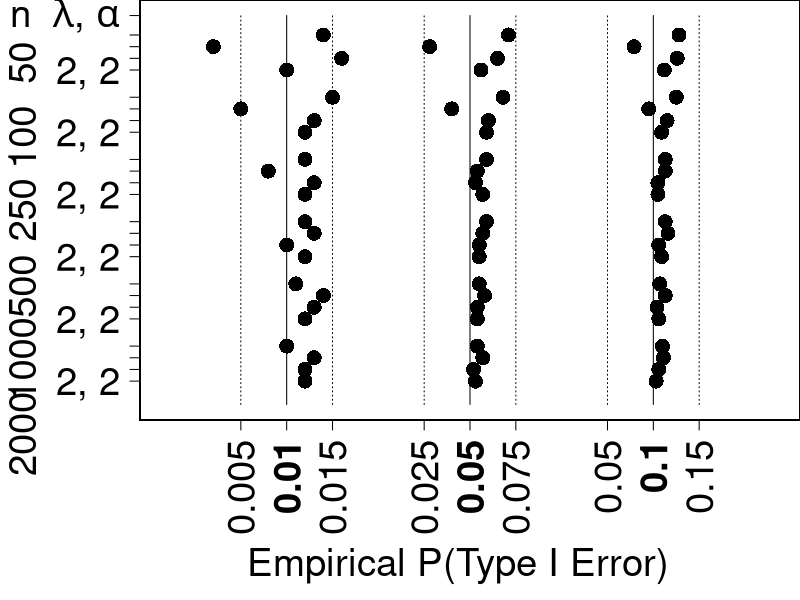

The R script that drew this image:
# The main program -------------------------------------------------------------
# The following code takes the Prob(type I error) from Table A8 and produces
# Figure 1 (right) in the main paper. The file "sizeztnb.csv", derived from 
# Table A8, must be in the working directory. This code produces a graphic file 
# "sizeztnb.png" in the working directory. 

getsize <- as.matrix(read.csv("data/sizeztnb.csv"))
png(file="sizeztnb.png", width=800, height=1000)

yvals <- c(0.95,0.92,.89,.86,.79,.76,.73,.7,.63,.6,.57,.54,.47,.44,.41,.38,.31,
           .28,.25,.22,.15,.12,.09,.06)
s01 <- matrix(c(getsize[,1],yvals),24,2)
s05 <- matrix(c(getsize[,2],yvals),24,2)
s10 <- matrix(c(getsize[,3],yvals),24,2)
s01[,1] <- 15 * (s01[,1] - .01) + .2
s05[,1] <- 3 * (s05[,1] - .05) + .5
s10[,1] <- 1.5 * (s10[,1] - .1) + .8
y <- rep(c(0.5,1,2,4),6)
rangex <- c(0,1)
rangey <- c(0,1)
par("oma" = c(2,2,0,0))
par("mar" = c(7,5,0,0))

line1 <- line1l <- line1r <- line2 <- line2l <- line2r <- line3 <- 
         line3l <- line3r <- matrix(ncol = 2, nrow = 2)

line1[1,1] <- 0.2
line1[1,2] <- 0
line1[2,1] <- 0.2
line1[2,2] <- 1

line1l[1,1] <- 0.125
line1l[1,2] <- 0
line1l[2,1] <- 0.125
line1l[2,2] <- 1

line1r[1,1] <- 0.275
line1r[1,2] <- 0
line1r[2,1] <- 0.275
line1r[2,2] <- 1

line2[1,1] <- 0.5
line2[1,2] <- 0
line2[2,1] <- 0.5
line2[2,2] <- 1

line2l[1,1] <- 0.425
line2l[1,2] <- 0
line2l[2,1] <- 0.425
line2l[2,2] <- 1

line2r[1,1] <- 0.575
line2r[1,2] <- 0
line2r[2,1] <- 0.575
line2r[2,2] <- 1

line3[1,1] <- 0.8
line3[1,2] <- 0
line3[2,1] <- 0.8
line3[2,2] <- 1

line3l[1,1] <- 0.725
line3l[1,2] <- 0
line3l[2,1] <- 0.725
line3l[2,2] <- 1

line3r[1,1] <- 0.875
line3r[1,2] <- 0
line3r[2,1] <- 0.875
line3r[2,2] <- 1

psize <- 2

plot(line1, type="l", col = 1, yaxt="n",xaxt="n",xlim=rangex,ylim=rangey,ylab="", xlab="")
par(new=TRUE)
plot(line1l, type="l", lty=3, col = 1, yaxt="n",xaxt="n",xlim=rangex,ylim=rangey,ylab="", xlab="")
par(new=TRUE)
plot(line1r, type="l", lty=3, col = 1, yaxt="n",xaxt="n",xlim=rangex,ylim=rangey,ylab="", xlab="")
par(new=TRUE)

plot(line2, type="l", col = 1, yaxt="n",xaxt="n",xlim=rangex,ylim=rangey,ylab="", xlab="")
par(new=TRUE)
plot(line2l, type="l", lty=3, col = 1, yaxt="n",xaxt="n",xlim=rangex,ylim=rangey,ylab="", xlab="")
par(new=TRUE)
plot(line2r, type="l", lty=3, col = 1, yaxt="n",xaxt="n",xlim=rangex,ylim=rangey,ylab="", xlab="")
par(new=TRUE)

plot(line3, type="l", col = 1, yaxt="n",xaxt="n",xlim=rangex,ylim=rangey,ylab="", xlab="")
par(new=TRUE)
plot(line3l, type="l", lty=3, col = 1, yaxt="n",xaxt="n",xlim=rangex,ylim=rangey,ylab="", xlab="")
par(new=TRUE)
plot(line3r, type="l", lty=3, col = 1, yaxt="n",xaxt="n",xlim=rangex,ylim=rangey,ylab="", xlab="")
par(new=TRUE)

for(ii in 1:24){
  plot(t(as.matrix(s01[ii,])),type="p", col=1, yaxt="n", xaxt="n",pch=16, xlim=rangex,ylim=rangey,ylab="", xlab="", cex=psize)
  par(new=TRUE)
}

for(ii in 1:24){
  plot(t(as.matrix(s05[ii,])),type="p", col=1, yaxt="n", xaxt="n",pch=16, xlim=rangex,ylim=rangey,ylab="", xlab="", cex=psize)
  par(new=TRUE)
}

for(ii in 1:24){
  plot(t(as.matrix(s10[ii,])),type="p", col=1, yaxt="n", xaxt="n",pch=16, xlim=rangex,ylim=rangey,ylab="", xlab="", cex=psize)
  par(new=TRUE)
}

ceaxis <- 2.3

axis( 2, at=c(.95,0.92,.89,.86,.79,.76,.73,.7,.63,.6,.57,.54,.47,.44,.41,.38,.31,.28,.25,.22,.15,.12,.09,.06), labels=rep(c("1,.5","1, 2","2,.5","2, 2"),6), las=2, cex.axis= ceaxis )
axis( 2, at=1, labels=expression(paste("n  ",lambda,", ",alpha)),las=2,cex.axis=ceaxis)
axis( 1, at=c(.125,.275,.425,.575,.725,.875), labels=c(0.005,.015,.025,.075,.05,.15),las=2,cex.axis=ceaxis)
axis( 1, at=c(.2,.5,.8), labels=c(.010,.05,.1),font=2,las=2,cex.axis=ceaxis)

mtext(c("50","100","250","500","1000","2000"), side =2, outer = TRUE, at=c(0.888,.755,.625,.489,.358,.225),cex=ceaxis)
mtext("Empirical P(Type I Error)", side=1, outer=TRUE, at=0.55,cex=ceaxis)

dev.off()